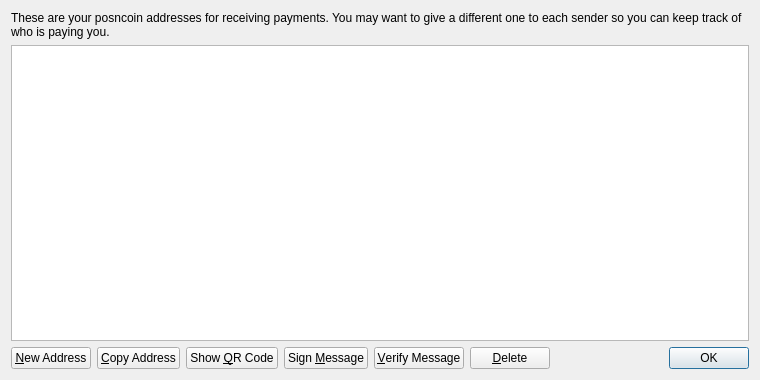
<?xml version="1.0" encoding="UTF-8"?>
<ui version="4.0">
 <class>AddressBookPage</class>
 <widget class="QWidget" name="AddressBookPage">
  <property name="geometry">
   <rect>
    <x>0</x>
    <y>0</y>
    <width>760</width>
    <height>380</height>
   </rect>
  </property>
  <property name="windowTitle">
   <string>Address Book</string>
  </property>
  <layout class="QVBoxLayout" name="verticalLayout">
   <item>
    <widget class="QLabel" name="labelExplanation">
     <property name="text">
      <string>These are your posncoin addresses for receiving payments. You may want to give a different one to each sender so you can keep track of who is paying you.</string>
     </property>
     <property name="textFormat">
      <enum>Qt::PlainText</enum>
     </property>
     <property name="wordWrap">
      <bool>true</bool>
     </property>
    </widget>
   </item>
   <item>
    <widget class="QTableView" name="tableView">
     <property name="contextMenuPolicy">
      <enum>Qt::CustomContextMenu</enum>
     </property>
     <property name="toolTip">
      <string>Double-click to edit address or label</string>
     </property>
     <property name="tabKeyNavigation">
      <bool>false</bool>
     </property>
     <property name="alternatingRowColors">
      <bool>true</bool>
     </property>
     <property name="selectionMode">
      <enum>QAbstractItemView::SingleSelection</enum>
     </property>
     <property name="selectionBehavior">
      <enum>QAbstractItemView::SelectRows</enum>
     </property>
     <property name="sortingEnabled">
      <bool>true</bool>
     </property>
     <attribute name="verticalHeaderVisible">
      <bool>false</bool>
     </attribute>
    </widget>
   </item>
   <item>
    <layout class="QHBoxLayout" name="horizontalLayout">
     <item>
      <widget class="QPushButton" name="newAddressButton">
       <property name="toolTip">
        <string>Create a new address</string>
       </property>
       <property name="text">
        <string>&amp;New Address</string>
       </property>
       <property name="icon">
        <iconset resource="../bitcoin.qrc">
         <normaloff>:/icons/add</normaloff>:/icons/add</iconset>
       </property>
      </widget>
     </item>
     <item>
      <widget class="QPushButton" name="copyToClipboard">
       <property name="toolTip">
        <string>Copy the currently selected address to the system clipboard</string>
       </property>
       <property name="text">
        <string>&amp;Copy Address</string>
       </property>
       <property name="icon">
        <iconset resource="../bitcoin.qrc">
         <normaloff>:/icons/editcopy</normaloff>:/icons/editcopy</iconset>
       </property>
      </widget>
     </item>
     <item>
      <widget class="QPushButton" name="showQRCode">
       <property name="text">
        <string>Show &amp;QR Code</string>
       </property>
       <property name="icon">
        <iconset resource="../bitcoin.qrc">
         <normaloff>:/icons/qrcode</normaloff>:/icons/qrcode</iconset>
       </property>
      </widget>
     </item>
     <item>
      <widget class="QPushButton" name="signMessage">
       <property name="toolTip">
        <string>Sign a message to prove you own a posncoin address</string>
       </property>
       <property name="text">
        <string>Sign &amp;Message</string>
       </property>
       <property name="icon">
        <iconset resource="../bitcoin.qrc">
         <normaloff>:/icons/edit</normaloff>:/icons/edit</iconset>
       </property>
      </widget>
     </item>
     <item>
      <widget class="QPushButton" name="verifyMessage">
       <property name="toolTip">
        <string>Verify a message to ensure it was signed with a specified posncoin address</string>
       </property>
       <property name="text">
        <string>&amp;Verify Message</string>
       </property>
       <property name="icon">
        <iconset resource="../bitcoin.qrc">
         <normaloff>:/icons/transaction_0</normaloff>:/icons/transaction_0</iconset>
       </property>
      </widget>
     </item>
     <item>
      <widget class="QPushButton" name="deleteButton">
       <property name="toolTip">
        <string>Delete the currently selected address from the list</string>
       </property>
       <property name="text">
        <string>&amp;Delete</string>
       </property>
       <property name="icon">
        <iconset resource="../bitcoin.qrc">
         <normaloff>:/icons/remove</normaloff>:/icons/remove</iconset>
       </property>
      </widget>
     </item>
     <item>
      <spacer name="horizontalSpacer">
       <property name="orientation">
        <enum>Qt::Horizontal</enum>
       </property>
       <property name="sizeHint" stdset="0">
        <size>
         <width>40</width>
         <height>20</height>
        </size>
       </property>
      </spacer>
     </item>
     <item>
      <widget class="QDialogButtonBox" name="buttonBox">
       <property name="sizePolicy">
        <sizepolicy hsizetype="Maximum" vsizetype="Fixed">
         <horstretch>0</horstretch>
         <verstretch>0</verstretch>
        </sizepolicy>
       </property>
       <property name="standardButtons">
        <set>QDialogButtonBox::Ok</set>
       </property>
      </widget>
     </item>
    </layout>
   </item>
  </layout>
 </widget>
 <resources>
  <include location="../bitcoin.qrc"/>
 </resources>
 <connections/>
</ui>
